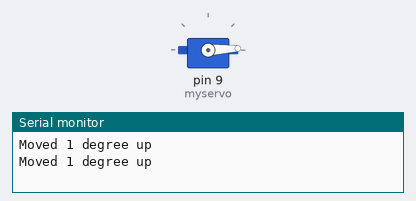
This sketch was run on a simulated Arduino Uno, built with avr-gcc and run on an emulated ATmega328P. Parts: servo, the last lines printed to the serial monitor.

Above: at 0.05 s.
At 1.8 s:
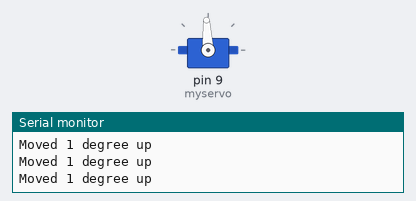
At 3.55 s:
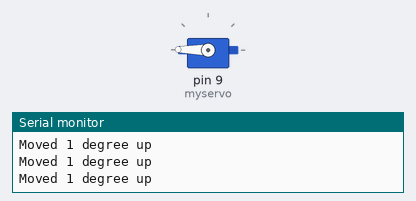
At 7.1 s:
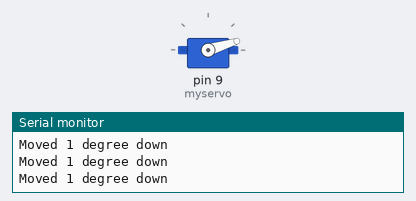
Timing chart, 0 to 9.8 s (numbered marks = the images above):
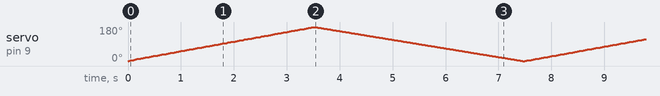

The sketch:

ServoMotorTest.ino
```cpp
#include <Servo.h>

Servo myservo;  // create servo object to control a servo
// twelve servo objects can be created on most boards

int pos = 0;    // variable to store the servo position


//int add(int y, int x){
//  int z = x+y
//  return z
//}


void setup() {
  Serial.begin(9600);
  myservo.attach(9);  // attaches the servo on pin 9 to the servo object
}


void loop() {
  for (pos = 0; pos <= 180; pos += 1) { // goes from 0 degrees to 180 degrees
    // in steps of 1 degree
    myservo.write(pos);              // tell servo to go to position in variable 'pos'
    delay(15);                       // waits 15ms for the servo to reach the position
    Serial.println("Moved 1 degree up");
  }
  for (pos = 180; pos >= 0; pos -= 1) { // goes from 180 degrees to 0 degrees
    myservo.write(pos);              // tell servo to go to position in variable 'pos'
    delay(15);                       // waits 15ms for the servo to reach the position
    Serial.println("Moved 1 degree down");
  }
}
```
